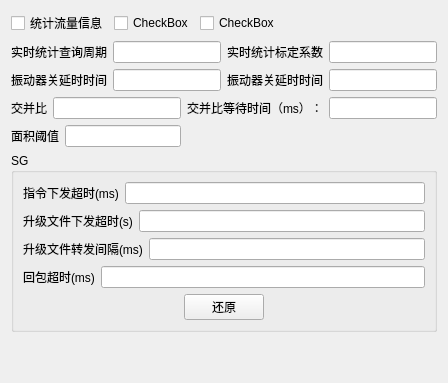
     <widget class="QWidget" name="page_3">
      <layout class="QGridLayout" name="gridLayout_16">
       <item row="0" column="0">
        <layout class="QHBoxLayout" name="horizontalLayout_40">
         <item>
          <widget class="QCheckBox" name="checkBox_flow">
           <property name="text">
            <string notr="true">统计流量信息</string>
           </property>
          </widget>
         </item>
         <item>
          <widget class="QCheckBox" name="checkBox_2">
           <property name="text">
            <string>CheckBox</string>
           </property>
          </widget>
         </item>
         <item>
          <widget class="QCheckBox" name="checkBox">
           <property name="text">
            <string>CheckBox</string>
           </property>
          </widget>
         </item>
         <item>
          <spacer name="horizontalSpacer_21">
           <property name="orientation">
            <enum>Qt::Horizontal</enum>
           </property>
           <property name="sizeHint" stdset="0">
            <size>
             <width>40</width>
             <height>20</height>
            </size>
           </property>
          </spacer>
         </item>
        </layout>
       </item>
       <item row="2" column="0">
        <layout class="QGridLayout" name="gridLayout_15">
         <item row="0" column="0">
          <layout class="QHBoxLayout" name="horizontalLayout_53">
           <item>
            <widget class="QLabel" name="lbl_turnRatio">
             <property name="text">
              <string notr="true">交并比</string>
             </property>
            </widget>
           </item>
           <item>
            <widget class="myLineEdit" name="ledit_turnRatio"/>
           </item>
          </layout>
         </item>
         <item row="0" column="1">
          <layout class="QHBoxLayout" name="horizontalLayout_52">
           <item>
            <widget class="QLabel" name="lbl_turnRatiotime">
             <property name="text">
              <string notr="true">交并比等待时间（ms）：</string>
             </property>
            </widget>
           </item>
           <item>
            <widget class="myLineEdit" name="ledit_turnRatioTime"/>
           </item>
          </layout>
         </item>
         <item row="1" column="0">
          <layout class="QHBoxLayout" name="horizontalLayout_51">
           <item>
            <widget class="QLabel" name="lbl_AreaThres">
             <property name="text">
              <string notr="true">面积阈值</string>
             </property>
            </widget>
           </item>
           <item>
            <widget class="myLineEdit" name="ledit_AreaThres"/>
           </item>
          </layout>
         </item>
        </layout>
       </item>
       <item row="1" column="0">
        <layout class="QGridLayout" name="gridLayout_13">
         <item row="0" column="0">
          <layout class="QHBoxLayout" name="horizontalLayout_32">
           <item>
            <widget class="QLabel" name="lbl_realtime">
             <property name="text">
              <string notr="true">实时统计查询周期</string>
             </property>
            </widget>
           </item>
           <item>
            <widget class="myLineEdit" name="ledit_realtime"/>
           </item>
          </layout>
         </item>
         <item row="0" column="1">
          <layout class="QHBoxLayout" name="horizontalLayout_33">
           <item>
            <widget class="QLabel" name="lbl_realtime_ratio">
             <property name="text">
              <string notr="true">实时统计标定系数</string>
             </property>
            </widget>
           </item>
           <item>
            <widget class="myLineEdit" name="ledit_realtime_ratio"/>
           </item>
          </layout>
         </item>
         <item row="1" column="0">
          <layout class="QHBoxLayout" name="horizontalLayout_34">
           <item>
            <widget class="QLabel" name="lbl_onoffDelay">
             <property name="text">
              <string notr="true">振动器关延时时间</string>
             </property>
            </widget>
           </item>
           <item>
            <widget class="myLineEdit" name="ledit_onoffDelay"/>
           </item>
          </layout>
         </item>
         <item row="1" column="1">
          <layout class="QHBoxLayout" name="horizontalLayout_35">
           <item>
            <widget class="QLabel" name="lbl_onoffDelay_2">
             <property name="text">
              <string notr="true">振动器关延时时间</string>
             </property>
            </widget>
           </item>
           <item>
            <widget class="myLineEdit" name="ledit_onoffDelay_2"/>
           </item>
          </layout>
         </item>
        </layout>
       </item>
       <item row="3" column="0">
        <widget class="QGroupBox" name="groupBox_2">
         <property name="title">
          <string>SG</string>
         </property>
         <layout class="QGridLayout" name="gridLayout_7">
          <item row="0" column="0">
           <layout class="QGridLayout" name="gridLayout_6">
            <item row="0" column="0">
             <layout class="QHBoxLayout" name="horizontalLayout_36">
              <item>
               <widget class="QLabel" name="lbl_cmdSendTimeout">
                <property name="text">
                 <string notr="true">指令下发超时(ms)</string>
                </property>
               </widget>
              </item>
              <item>
               <widget class="myLineEdit" name="ledit_cmdSendTimeout"/>
              </item>
             </layout>
            </item>
            <item row="1" column="0">
             <layout class="QHBoxLayout" name="horizontalLayout_37">
              <item>
               <widget class="QLabel" name="lbl_ugSendTimeout">
                <property name="text">
                 <string notr="true">升级文件下发超时(s)</string>
                </property>
               </widget>
              </item>
              <item>
               <widget class="myLineEdit" name="ledit_ugSendTimeout"/>
              </item>
             </layout>
            </item>
            <item row="2" column="0">
             <layout class="QHBoxLayout" name="horizontalLayout_38">
              <item>
               <widget class="QLabel" name="lbl_ugSendInterval">
                <property name="text">
                 <string notr="true">升级文件转发间隔(ms)</string>
                </property>
               </widget>
              </item>
              <item>
               <widget class="myLineEdit" name="ledit_ugSendInterval"/>
              </item>
             </layout>
            </item>
            <item row="3" column="0">
             <layout class="QHBoxLayout" name="horizontalLayout_39">
              <item>
               <widget class="QLabel" name="lbl_waitTimeout">
                <property name="text">
                 <string notr="true">回包超时(ms)</string>
                </property>
               </widget>
              </item>
              <item>
               <widget class="myLineEdit" name="ledit_waitTimeout"/>
              </item>
             </layout>
            </item>
            <item row="4" column="0">
             <layout class="QHBoxLayout" name="horizontalLayout_41">
              <item>
               <spacer name="horizontalSpacer_19">
                <property name="orientation">
                 <enum>Qt::Horizontal</enum>
                </property>
                <property name="sizeHint" stdset="0">
                 <size>
                  <width>40</width>
                  <height>20</height>
                 </size>
                </property>
               </spacer>
              </item>
              <item>
               <widget class="QPushButton" name="restoreBtn">
                <property name="text">
                 <string>还原</string>
                </property>
               </widget>
              </item>
              <item>
               <spacer name="horizontalSpacer_20">
                <property name="orientation">
                 <enum>Qt::Horizontal</enum>
                </property>
                <property name="sizeHint" stdset="0">
                 <size>
                  <width>40</width>
                  <height>20</height>
                 </size>
                </property>
               </spacer>
              </item>
             </layout>
            </item>
           </layout>
          </item>
         </layout>
        </widget>
       </item>
       <item row="4" column="0">
        <spacer name="verticalSpacer_4">
         <property name="orientation">
          <enum>Qt::Vertical</enum>
         </property>
         <property name="sizeHint" stdset="0">
          <size>
           <width>20</width>
           <height>40</height>
          </size>
         </property>
        </spacer>
       </item>
      </layout>
     </widget>
